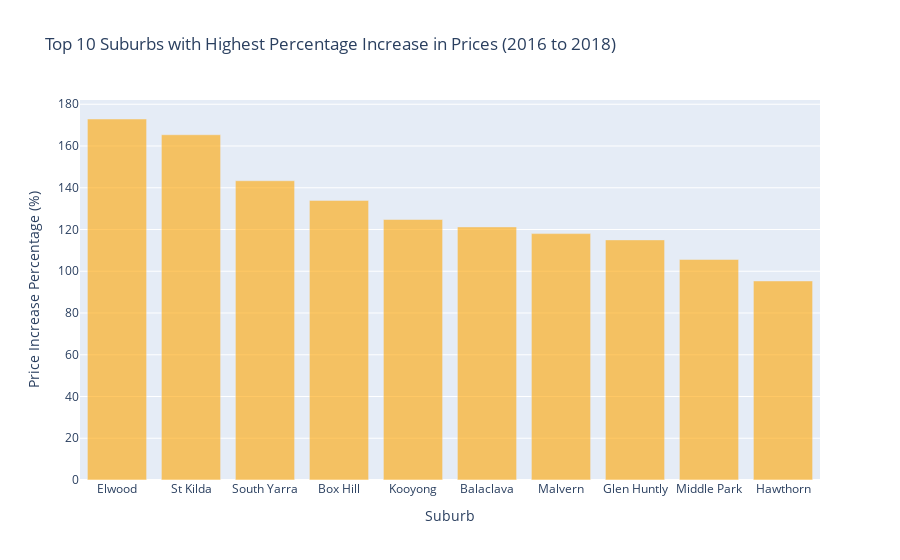

The notebook cell saved with this chart:
### Code cell
# Select the top 10 suburbs with highest percentage increase
top_10_suburbs = invest_suburbs.head(10)

# Create a bar trace
bar_trace = go.Bar(
    x=top_10_suburbs['Suburb'],
    y=top_10_suburbs['Price_Increase_Percentage'],
    marker_color='orange',
    opacity=0.6
)

# Create a layout for the figure
layout = go.Layout(
    title='Top 10 Suburbs with Highest Percentage Increase in Prices (2016 to 2018)',
    xaxis=dict(title='Suburb'),
    yaxis=dict(title='Price Increase Percentage (%)')
)

# Create the figure
fig = go.Figure(data=[bar_trace], layout=layout)

# Show the interactive plot
fig.show()

### Figure 1 — Plotly figure (JSON) as saved in the notebook; plotly's stock layout.template omitted (floating-point values rounded to 4 significant figures)
{"data": [{"marker": {"color": "orange"}, "opacity": 0.6, "type": "bar", "x": ["Elwood", "St Kilda", "South Yarra", "Box Hill", "Kooyong", "Balaclava", "Malvern", "Glen Huntly", "Middle Park", "Hawthorn"], "y": [172.9, 165.4, 143.4, 133.9, 124.8, 121.2, 118.0, 115.0, 105.7, 95.35]}], "layout": {"autosize": true, "title": {"text": "Top 10 Suburbs with Highest Percentage Increase in Prices (2016 to 2018)"}, "xaxis": {"autorange": true, "range": [-0.5, 9.5], "title": {"text": "Suburb"}, "type": "category"}, "yaxis": {"autorange": true, "range": [0, 182.0], "title": {"text": "Price Increase Percentage (%)"}, "type": "linear"}}}
